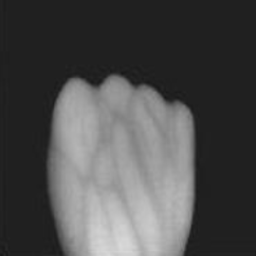
#> input picture images/hand.png, 256 x 256 px
$ python activeContour.py
#> lines starting #> are read from the running program, lines starting #| are printed output that depends on the picture
import cv2
import numpy as np
from libs import filters,edge_detection
import math
# from edge_detection import sobel
from scipy import signal,ndimage
from scipy.ndimage import gaussian_filter, laplace
Wline = 0
Wterm = 0
alpha = 2 #1
beta = 0.2

def  ExternalForceImage2D(I,Wline, Wedge, Wterm,Sigma):

    Ix=imagederivative(I,Sigma,'x')
    Iy=imagederivative(I,Sigma,'y')

    Eedge = np.sqrt(Ix**2 + Iy**2);

    Eextern= -1.0 *Wedge*Eedge

def makeContourClockwise (contour):
    x=contour[0]
    y=contour[1]
    area=0.5*np.sum(y[:-1]*np.diff(x) - x[:-1]*np.diff(y))
    if area>0:
        print ("it's counter clockwise ")

def GVFOptimizeImageForces2D(Fext, Mu, Iterations, Sigma):
    Fx= Fext[0]
    Fy= Fext[1]

    sMag = (Fx**2) + (Fy**2)

    # Set new vector-field to initial field
    u=Fx
    v=Fy

    # Iteratively perform the Gradient Vector Flow (GVF)
    for i in range(Iterations):
        # Calculate Laplacian
        Uxx = imagederivative(u,Sigma,'xx')
        Uyy = imagederivative(u,Sigma,'yy')

        Vxx = imagederivative(v,Sigma,'xx')
        Vyy = imagederivative(v,Sigma,'yy')

        # Update the vector field
        u = u + Mu*(Uxx+Uyy) - sMag*(u-Fx)
        v = v + Mu*(Vxx+Vyy) - sMag*(v-Fy)

    Fext[0] = u
    Fext[1] = v


def imagederivative(img,sigma,typeD):

  [x,y] = np.meshgrid(range(-3 * sigma, 3 * sigma), range(-3 * sigma, 3 * sigma))
  if (typeD=='x'):
    dgauss= -1*(x/(2*math.pi*(sigma**4)))*np.exp(-1*(x**2+y**2)/(2*(sigma**2)))
  elif (typeD=='y'):
    dgauss= -1*(y/(2*math.pi*(sigma**4)))*np.exp(-1*(x**2+y**2)/(2*(sigma**2)))
  elif (typeD=='xx'):
      for i in range(49):
          for j in range(49):
            dgauss[i][j]=(1/(2*math.pi*(sigma**4))) * ((x[i][j]**2/sigma**2) - 1)*np.exp(-1*((x[i][j])**2+(y[i][j])**2)/(2*(sigma**2)))
  elif (typeD=='xy' or typeD=='yx'):
      for i in range(49):
          for j in range(49):
            dgauss[i][j]=(1/(2*np.pi*sigma**6))*(x[i][j]*y[i][j])*np.exp(-1*((x[i][j]**2) + (y[i][j]**2))/(2*(sigma**2)))
  elif (typeD=='yy'):
      for i in range(49):
          for j in range(49):
            dgauss[i][j]=(1/(2*np.pi*sigma**4))*(y[i][j]**2/sigma**2 - 1)*np.exp(-1*(x[i][j]**2+y[i][j]**2)/(2*sigma**2))
#   return cv2.filter2D(image, -1, dgauss)

  return signal.convolve2d(img,dgauss,boundary='symm')


def move(matrix,contour,fext,gamma,kappa,delta,itr):
    contour[0][contour[0]<1] = 1
    contour[0][contour[0]>len(fext[0])] = len(fext[0])

    contour[1][contour[1]<1] = 1
    contour[1][contour[1]>len(fext[0][1])] = len(fext[1][0])
    print(contour[0])
    fext1 = [[],[]]
    fext1[0] = kappa*ndimage.map_coordinates(fext[0],contour)
    fext1[1] = kappa*ndimage.map_coordinates(fext[1],contour)
    ssx = np.matrix(gamma*contour[0] + fext1[0])
    ssy = np.matrix(gamma*contour[1] + fext1[1])
    if np.shape(ssx)[0]==1:
        ssx = ssx.T
    if np.shape(ssy)[0]==1:
        ssy = ssy.T

    contour[0] = matrix * ssx;
    contour[1] = matrix * ssy;

    contour[0][contour[0]<1] = 1
    contour[0][contour[0]>len(fext[0])] = len(fext[0])

    contour[1][contour[1]<1] = 1
    contour[1][contour[1]>len(fext[0][1])] = len(fext[1][0])

    return contour

def get_external_energy(image):
    Ix = imagederivative(image,8,'x')
    Iy = imagederivative(image,8,'y')

    return -2*np.sqrt(Ix**2 + Iy**2)


image = cv2.imread('images/hand.png')
#> image is the input picture: shape (256, 256, 3); min 23, max 218, mean 76.9
t = np.arange(0,2*np.pi ,0.03)
x = int(np.shape(image)[0]/2)+250*np.cos(t)
y = int(np.shape(image)[1]/2)+250*np.sin(t)

image = cv2.cvtColor(image, cv2.COLOR_BGR2GRAY)
#> image: shape (256, 256)
resultImage = np.zeros((np.shape(image)[0],np.shape(image)[1]))
img = cv2.normalize(image.astype('float'), resultImage, 0.0, 1.0, cv2.NORM_MINMAX)
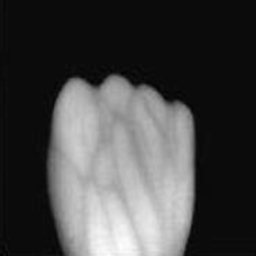
#> img: shape (256, 256) float64; min 2.6e-18, max 1, mean 0.276

external_energy = get_external_energy(img)
#> in get_external_energy, `return -2*np.sqrt(Ix**2 + Iy**2)`:
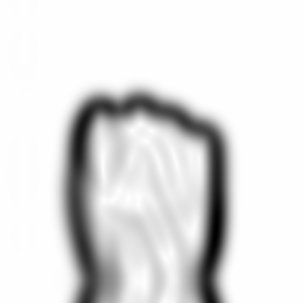
#> returned value: shape (303, 303) float64; min -0.0677, max -5.7e-07, mean -0.00819; drawn with min black and max white
# print (external_energy)
fx = imagederivative(external_energy,8,'x')# np.gradient(external_energy)[0]
#> call 3 of imagederivative, with sigma = 8, typeD = 'x'
#> in imagederivative (call 3), `return signal.convolve2d(img,dgauss,boundary='symm')`:
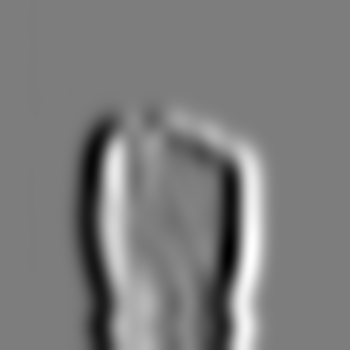
#> returned value: shape (350, 350) float64; min -0.00248, max 0.00257, mean -9.55e-07; drawn with min black and max white
fy = imagederivative(external_energy,8,'y') # np.gradient(external_energy)[1]
#> call 4 of imagederivative, with sigma = 8, typeD = 'y'
#> in imagederivative (call 4), `return signal.convolve2d(img,dgauss,boundary='symm')`:
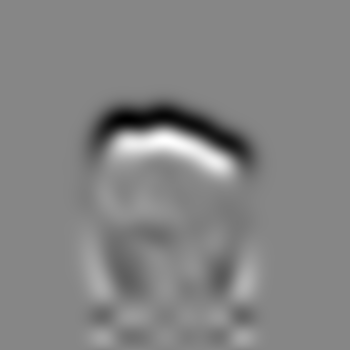
#> returned value: shape (350, 350) float64; min -0.00201, max 0.00181, mean -2.95e-05; drawn with min black and max white
cv2.imwrite("external.jpg",cv2.normalize(external_energy.astype('float'), resultImage, 0.0, 255, cv2.NORM_MINMAX))

fext = [[],[]]
fext[0] = -1.0*fx*2*(8**2)
fext[1] = -1.0*fy*2*(8**2)
cv2.imwrite("fext.jpg",cv2.normalize(fext[0], resultImage, 0.0, 255, cv2.NORM_MINMAX))
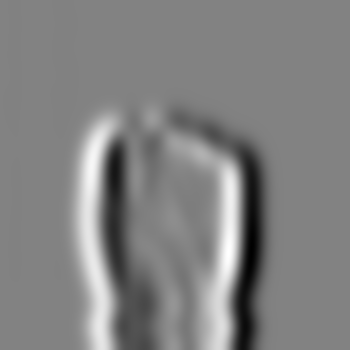
#> saved as fext.jpg: shape (350, 350); min 0, max 255, mean 129.9
fext = np.array(fext)

matrix = []
first_row = np.zeros(len(x))
#> first_row = 210 values from 0 to 0
first_row[0] = (2*alpha + 6*beta)
first_row[1] = -1*(alpha + 4*beta)
first_row[2] = beta
first_row[-1] = first_row[1]
first_row[-2] = first_row[2]

matrix.append(first_row)
for i in range(len(x) - 1):
    matrix.append(np.roll(first_row,i))

matrix = np.matrix(matrix)
matrix = np.linalg.inv( matrix + 1*np.identity(len(x)))

contour = [np.array(x),np.array(y)]
makeContourClockwise(contour)
for i in range(300):
    contour = move(matrix,contour,fext,1,4,0.1,i)
    img2 = image.copy()
    img2 = cv2.cvtColor(img2, cv2.COLOR_GRAY2BGR)

    result = []
    for j in range(len(contour[0])):
        result = cv2.circle(img2,(int(contour[0][j]),int(contour[1][j])),3,[255,0,0],-1)
    cv2.imwrite("result" + str(i) + ".jpg",result)
#> this loop made 300 passes
#> (printed output is left out)
#> pass 1, `cv2.imwrite("result" + str(i) + ".jpg",result)`:
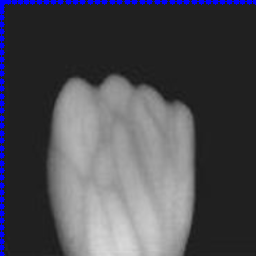
#> saved as result0.jpg: shape (256, 256, 3); mean B, G, R 82.5, 76.1, 76.1
#> after the loop:
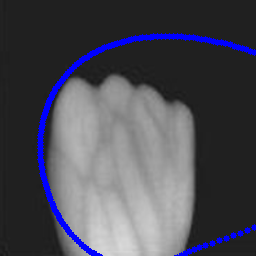
#> img2: shape (256, 256, 3); mean B, G, R 85.3, 74.8, 74.8
